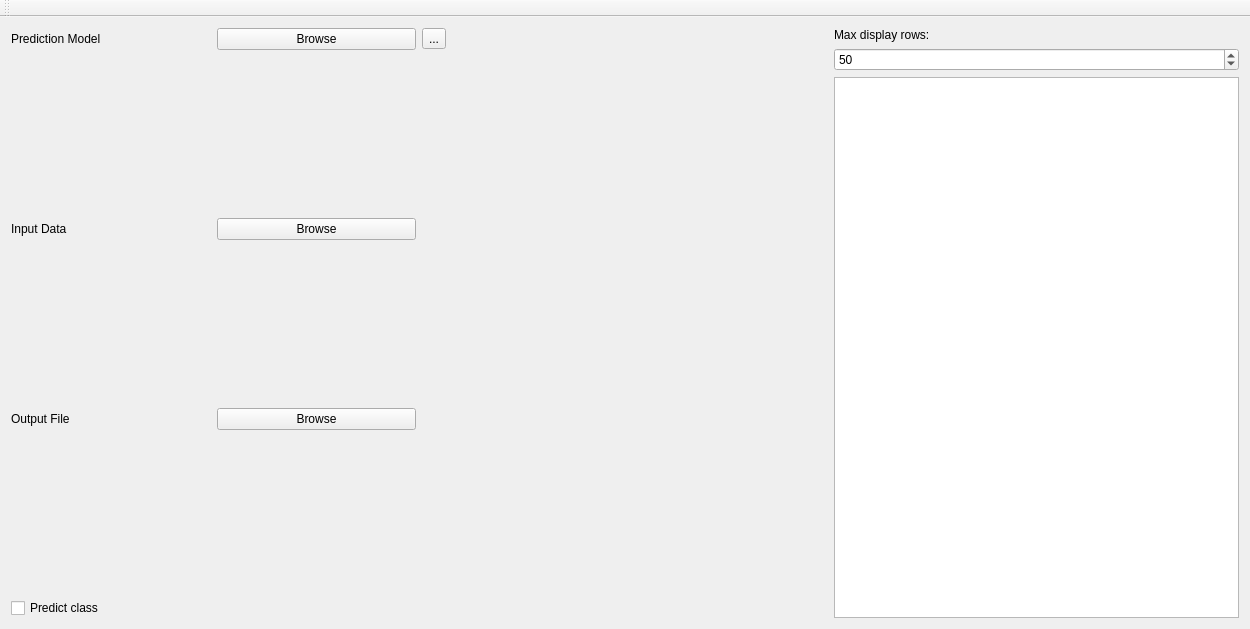
<?xml version="1.0" encoding="UTF-8"?>
<ui version="4.0">
 <class>PredictionWindow</class>
 <widget class="QMainWindow" name="PredictionWindow">
  <property name="geometry">
   <rect>
    <x>0</x>
    <y>0</y>
    <width>1250</width>
    <height>629</height>
   </rect>
  </property>
  <property name="minimumSize">
   <size>
    <width>300</width>
    <height>300</height>
   </size>
  </property>
  <property name="windowTitle">
   <string>Do Prediction</string>
  </property>
  <widget class="QWidget" name="prediction_widget">
   <layout class="QGridLayout" name="gridLayout">
    <item row="0" column="2">
     <layout class="QVBoxLayout" name="verticalLayout_5">
      <property name="sizeConstraint">
       <enum>QLayout::SetFixedSize</enum>
      </property>
      <item>
       <widget class="QLabel" name="label">
        <property name="sizePolicy">
         <sizepolicy hsizetype="Minimum" vsizetype="Minimum">
          <horstretch>0</horstretch>
          <verstretch>0</verstretch>
         </sizepolicy>
        </property>
        <property name="text">
         <string>Max display rows:</string>
        </property>
       </widget>
      </item>
      <item>
       <widget class="QSpinBox" name="max_disp_rows">
        <property name="value">
         <number>50</number>
        </property>
       </widget>
      </item>
      <item>
       <widget class="QTableView" name="result_table">
        <property name="sizePolicy">
         <sizepolicy hsizetype="Minimum" vsizetype="Expanding">
          <horstretch>0</horstretch>
          <verstretch>0</verstretch>
         </sizepolicy>
        </property>
        <property name="minimumSize">
         <size>
          <width>2</width>
          <height>2</height>
         </size>
        </property>
        <property name="maximumSize">
         <size>
          <width>16777215</width>
          <height>16777215</height>
         </size>
        </property>
       </widget>
      </item>
     </layout>
    </item>
    <item row="0" column="0">
     <layout class="QVBoxLayout" name="verticalLayout_6">
      <property name="sizeConstraint">
       <enum>QLayout::SetFixedSize</enum>
      </property>
      <item>
       <layout class="QHBoxLayout" name="horizontalLayout">
        <item>
         <widget class="QLabel" name="label_5">
          <property name="text">
           <string>Prediction Model</string>
          </property>
         </widget>
        </item>
        <item>
         <widget class="QPushButton" name="model_sel_button">
          <property name="text">
           <string>Browse</string>
          </property>
         </widget>
        </item>
       </layout>
      </item>
      <item>
       <widget class="QLabel" name="model_name">
        <property name="text">
         <string/>
        </property>
       </widget>
      </item>
      <item>
       <layout class="QHBoxLayout" name="horizontalLayout_2">
        <item>
         <widget class="QLabel" name="label_6">
          <property name="text">
           <string>Input Data</string>
          </property>
         </widget>
        </item>
        <item>
         <widget class="QPushButton" name="input_sel_button">
          <property name="text">
           <string>Browse</string>
          </property>
         </widget>
        </item>
       </layout>
      </item>
      <item>
       <widget class="QLabel" name="input_data_name">
        <property name="text">
         <string/>
        </property>
       </widget>
      </item>
      <item>
       <layout class="QHBoxLayout" name="horizontalLayout_3">
        <item>
         <widget class="QLabel" name="label_7">
          <property name="text">
           <string>Output File</string>
          </property>
         </widget>
        </item>
        <item>
         <widget class="QPushButton" name="output_sel_button">
          <property name="text">
           <string>Browse</string>
          </property>
         </widget>
        </item>
       </layout>
      </item>
      <item>
       <widget class="QLabel" name="output_name">
        <property name="text">
         <string/>
        </property>
       </widget>
      </item>
      <item>
       <widget class="QCheckBox" name="classification">
        <property name="text">
         <string>Predict class</string>
        </property>
       </widget>
      </item>
     </layout>
    </item>
    <item row="0" column="1">
     <layout class="QVBoxLayout" name="verticalLayout">
      <item>
       <widget class="QToolButton" name="exe_button">
        <property name="text">
         <string>...</string>
        </property>
       </widget>
      </item>
      <item>
       <widget class="QLabel" name="pred_progress">
        <property name="text">
         <string/>
        </property>
       </widget>
      </item>
     </layout>
    </item>
   </layout>
  </widget>
  <widget class="QMenuBar" name="menuBar">
   <property name="geometry">
    <rect>
     <x>0</x>
     <y>0</y>
     <width>1250</width>
     <height>25</height>
    </rect>
   </property>
  </widget>
  <widget class="QToolBar" name="toolBar">
   <property name="windowTitle">
    <string>toolBar</string>
   </property>
   <attribute name="toolBarArea">
    <enum>TopToolBarArea</enum>
   </attribute>
   <attribute name="toolBarBreak">
    <bool>false</bool>
   </attribute>
  </widget>
 </widget>
 <layoutdefault spacing="6" margin="11"/>
 <resources/>
 <connections/>
</ui>
